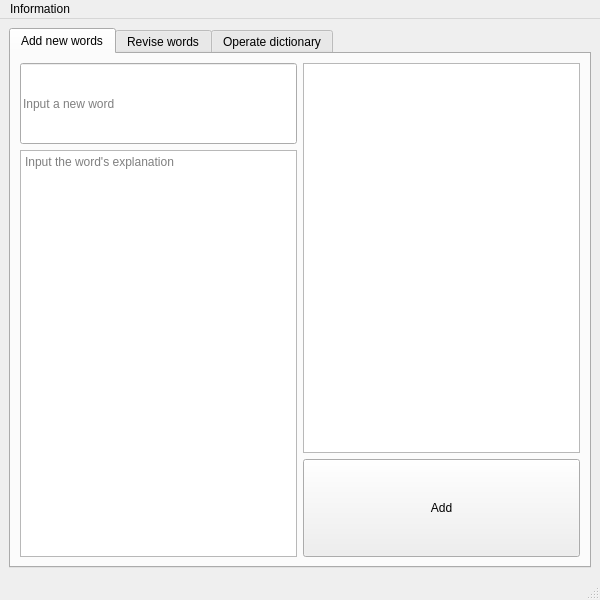
<?xml version="1.0" encoding="UTF-8"?>
<ui version="4.0">
 <class>MainWindow</class>
 <widget class="QMainWindow" name="MainWindow">
  <property name="enabled">
   <bool>true</bool>
  </property>
  <property name="geometry">
   <rect>
    <x>0</x>
    <y>0</y>
    <width>600</width>
    <height>600</height>
   </rect>
  </property>
  <property name="minimumSize">
   <size>
    <width>600</width>
    <height>600</height>
   </size>
  </property>
  <property name="maximumSize">
   <size>
    <width>600</width>
    <height>600</height>
   </size>
  </property>
  <property name="windowTitle">
   <string>WordRevision - Your Best Vocabulary Revision Helper!</string>
  </property>
  <property name="locale">
   <locale language="English" country="UnitedStates"/>
  </property>
  <widget class="QWidget" name="centralwidget">
   <layout class="QHBoxLayout" name="horizontalLayout">
    <item>
     <widget class="QTabWidget" name="tabWidget">
      <property name="sizePolicy">
       <sizepolicy hsizetype="Fixed" vsizetype="Fixed">
        <horstretch>0</horstretch>
        <verstretch>0</verstretch>
       </sizepolicy>
      </property>
      <property name="minimumSize">
       <size>
        <width>582</width>
        <height>540</height>
       </size>
      </property>
      <property name="maximumSize">
       <size>
        <width>582</width>
        <height>540</height>
       </size>
      </property>
      <property name="currentIndex">
       <number>0</number>
      </property>
      <widget class="QWidget" name="tabAddWords">
       <attribute name="title">
        <string>Add new words</string>
       </attribute>
       <layout class="QHBoxLayout" name="horizontalLayout_2">
        <item>
         <layout class="QVBoxLayout" name="verticalLayout_5">
          <item>
           <widget class="QLineEdit" name="lineEdit_Word">
            <property name="sizePolicy">
             <sizepolicy hsizetype="Expanding" vsizetype="Preferred">
              <horstretch>0</horstretch>
              <verstretch>1</verstretch>
             </sizepolicy>
            </property>
            <property name="locale">
             <locale language="English" country="UnitedStates"/>
            </property>
            <property name="placeholderText">
             <string>Input a new word</string>
            </property>
           </widget>
          </item>
          <item>
           <widget class="QPlainTextEdit" name="plainTextEdit_Explanation">
            <property name="sizePolicy">
             <sizepolicy hsizetype="Expanding" vsizetype="Preferred">
              <horstretch>0</horstretch>
              <verstretch>5</verstretch>
             </sizepolicy>
            </property>
            <property name="locale">
             <locale language="English" country="UnitedStates"/>
            </property>
            <property name="placeholderText">
             <string>Input the word's explanation</string>
            </property>
           </widget>
          </item>
         </layout>
        </item>
        <item>
         <layout class="QVBoxLayout" name="verticalLayout">
          <item>
           <widget class="QTextBrowser" name="textBrowserInformationDisplay">
            <property name="sizePolicy">
             <sizepolicy hsizetype="Expanding" vsizetype="Preferred">
              <horstretch>0</horstretch>
              <verstretch>4</verstretch>
             </sizepolicy>
            </property>
            <property name="html">
             <string>&lt;!DOCTYPE HTML PUBLIC &quot;-//W3C//DTD HTML 4.0//EN&quot; &quot;http://www.w3.org/TR/REC-html40/strict.dtd&quot;&gt;
&lt;html&gt;&lt;head&gt;&lt;meta name=&quot;qrichtext&quot; content=&quot;1&quot; /&gt;&lt;meta charset=&quot;utf-8&quot; /&gt;&lt;style type=&quot;text/css&quot;&gt;
p, li { white-space: pre-wrap; }
hr { height: 1px; border-width: 0; }
li.unchecked::marker { content: &quot;\2610&quot;; }
li.checked::marker { content: &quot;\2612&quot;; }
&lt;/style&gt;&lt;/head&gt;&lt;body style=&quot; font-family:'Microsoft YaHei UI'; font-size:9pt; font-weight:400; font-style:normal;&quot;&gt;
&lt;p style=&quot;-qt-paragraph-type:empty; margin-top:0px; margin-bottom:0px; margin-left:0px; margin-right:0px; -qt-block-indent:0; text-indent:0px;&quot;&gt;&lt;br /&gt;&lt;/p&gt;&lt;/body&gt;&lt;/html&gt;</string>
            </property>
           </widget>
          </item>
          <item>
           <widget class="QPushButton" name="pushButton_Add">
            <property name="sizePolicy">
             <sizepolicy hsizetype="Minimum" vsizetype="Preferred">
              <horstretch>0</horstretch>
              <verstretch>1</verstretch>
             </sizepolicy>
            </property>
            <property name="text">
             <string>Add</string>
            </property>
           </widget>
          </item>
         </layout>
        </item>
       </layout>
      </widget>
      <widget class="QWidget" name="tabReviseWords">
       <attribute name="title">
        <string>Revise words</string>
       </attribute>
       <layout class="QVBoxLayout" name="verticalLayout_4">
        <item>
         <layout class="QHBoxLayout" name="horizontalLayout_Graph">
          <item>
           <layout class="QVBoxLayout" name="verticalLayout_2">
            <item>
             <widget class="QPushButton" name="pushButton_Refrash">
              <property name="sizePolicy">
               <sizepolicy hsizetype="Fixed" vsizetype="Preferred">
                <horstretch>1</horstretch>
                <verstretch>1</verstretch>
               </sizepolicy>
              </property>
              <property name="minimumSize">
               <size>
                <width>150</width>
                <height>0</height>
               </size>
              </property>
              <property name="text">
               <string>Refresh</string>
              </property>
             </widget>
            </item>
            <item>
             <widget class="QTextBrowser" name="textBrowser_LearningInformation">
              <property name="sizePolicy">
               <sizepolicy hsizetype="Fixed" vsizetype="Expanding">
                <horstretch>1</horstretch>
                <verstretch>9</verstretch>
               </sizepolicy>
              </property>
              <property name="minimumSize">
               <size>
                <width>150</width>
                <height>0</height>
               </size>
              </property>
              <property name="maximumSize">
               <size>
                <width>150</width>
                <height>16777215</height>
               </size>
              </property>
              <property name="font">
               <font>
                <pointsize>16</pointsize>
               </font>
              </property>
              <property name="frameShape">
               <enum>QFrame::Panel</enum>
              </property>
              <property name="lineWidth">
               <number>0</number>
              </property>
             </widget>
            </item>
           </layout>
          </item>
         </layout>
        </item>
        <item>
         <layout class="QHBoxLayout" name="horizontalLayout_4">
          <item>
           <widget class="QPushButton" name="pushButton_ReviseFormer">
            <property name="sizePolicy">
             <sizepolicy hsizetype="Fixed" vsizetype="Fixed">
              <horstretch>0</horstretch>
              <verstretch>0</verstretch>
             </sizepolicy>
            </property>
            <property name="minimumSize">
             <size>
              <width>274</width>
              <height>95</height>
             </size>
            </property>
            <property name="maximumSize">
             <size>
              <width>274</width>
              <height>95</height>
             </size>
            </property>
            <property name="text">
             <string>Revise Former Words</string>
            </property>
           </widget>
          </item>
          <item>
           <widget class="QPushButton" name="pushButton_ReviseToday">
            <property name="minimumSize">
             <size>
              <width>274</width>
              <height>95</height>
             </size>
            </property>
            <property name="maximumSize">
             <size>
              <width>274</width>
              <height>95</height>
             </size>
            </property>
            <property name="text">
             <string>Revise Today's Words</string>
            </property>
           </widget>
          </item>
         </layout>
        </item>
       </layout>
      </widget>
      <widget class="QWidget" name="tabOperateDictionary">
       <attribute name="title">
        <string>Operate dictionary</string>
       </attribute>
       <layout class="QHBoxLayout" name="horizontalLayout_3">
        <item>
         <widget class="QTextBrowser" name="textBrowser_DisplayDialogs"/>
        </item>
        <item>
         <layout class="QVBoxLayout" name="verticalLayout_3">
          <item>
           <widget class="QLineEdit" name="lineEdit_InputOperations">
            <property name="sizePolicy">
             <sizepolicy hsizetype="Expanding" vsizetype="Preferred">
              <horstretch>0</horstretch>
              <verstretch>1</verstretch>
             </sizepolicy>
            </property>
            <property name="locale">
             <locale language="English" country="UnitedStates"/>
            </property>
            <property name="placeholderText">
             <string>Input operation</string>
            </property>
           </widget>
          </item>
          <item>
           <widget class="QPlainTextEdit" name="plainTextEdit_Input">
            <property name="sizePolicy">
             <sizepolicy hsizetype="Expanding" vsizetype="Preferred">
              <horstretch>0</horstretch>
              <verstretch>3</verstretch>
             </sizepolicy>
            </property>
            <property name="locale">
             <locale language="English" country="UnitedStates"/>
            </property>
            <property name="placeholderText">
             <string>Input updated information</string>
            </property>
           </widget>
          </item>
          <item>
           <widget class="QTextBrowser" name="textBrowser_DisplayOperations">
            <property name="sizePolicy">
             <sizepolicy hsizetype="Expanding" vsizetype="Preferred">
              <horstretch>0</horstretch>
              <verstretch>4</verstretch>
             </sizepolicy>
            </property>
            <property name="html">
             <string>&lt;!DOCTYPE HTML PUBLIC &quot;-//W3C//DTD HTML 4.0//EN&quot; &quot;http://www.w3.org/TR/REC-html40/strict.dtd&quot;&gt;
&lt;html&gt;&lt;head&gt;&lt;meta name=&quot;qrichtext&quot; content=&quot;1&quot; /&gt;&lt;meta charset=&quot;utf-8&quot; /&gt;&lt;style type=&quot;text/css&quot;&gt;
p, li { white-space: pre-wrap; }
hr { height: 1px; border-width: 0; }
li.unchecked::marker { content: &quot;\2610&quot;; }
li.checked::marker { content: &quot;\2612&quot;; }
&lt;/style&gt;&lt;/head&gt;&lt;body style=&quot; font-family:'Microsoft YaHei UI'; font-size:9pt; font-weight:400; font-style:normal;&quot;&gt;
&lt;p style=&quot; margin-top:0px; margin-bottom:0px; margin-left:0px; margin-right:0px; -qt-block-indent:0; text-indent:0px;&quot;&gt;&lt;span style=&quot; font-size:12pt; font-weight:700;&quot;&gt;Operations：&lt;/span&gt;&lt;/p&gt;
&lt;p style=&quot; margin-top:0px; margin-bottom:0px; margin-left:0px; margin-right:0px; -qt-block-indent:0; text-indent:0px;&quot;&gt;&lt;span style=&quot; font-size:12pt;&quot;&gt;SELECT ALL&lt;/span&gt;&lt;/p&gt;
&lt;p style=&quot; margin-top:0px; margin-bottom:0px; margin-left:0px; margin-right:0px; -qt-block-indent:0; text-indent:0px;&quot;&gt;&lt;span style=&quot; font-size:12pt;&quot;&gt;SELECT INFO&lt;/span&gt;&lt;/p&gt;
&lt;p style=&quot; margin-top:0px; margin-bottom:0px; margin-left:0px; margin-right:0px; -qt-block-indent:0; text-indent:0px;&quot;&gt;&lt;span style=&quot; font-size:12pt;&quot;&gt;SELECT &amp;lt;word&amp;gt;&lt;/span&gt;&lt;/p&gt;
&lt;p style=&quot; margin-top:0px; margin-bottom:0px; margin-left:0px; margin-right:0px; -qt-block-indent:0; text-indent:0px;&quot;&gt;&lt;span style=&quot; font-size:12pt;&quot;&gt;DROP &amp;lt;word&amp;gt;&lt;/span&gt;&lt;/p&gt;
&lt;p style=&quot; margin-top:0px; margin-bottom:0px; margin-left:0px; margin-right:0px; -qt-block-indent:0; text-indent:0px;&quot;&gt;&lt;span style=&quot; font-size:12pt;&quot;&gt;UPDATE &amp;lt;word&amp;gt; &lt;/span&gt;&lt;/p&gt;
&lt;p style=&quot; margin-top:0px; margin-bottom:0px; margin-left:0px; margin-right:0px; -qt-block-indent:0; text-indent:0px;&quot;&gt;&lt;span style=&quot; font-size:12pt;&quot;&gt;UPDATE BEGINDATE (in 'yyyy-MM-dd')&lt;/span&gt;&lt;/p&gt;&lt;/body&gt;&lt;/html&gt;</string>
            </property>
           </widget>
          </item>
          <item>
           <widget class="QPushButton" name="pushButton_Operate">
            <property name="sizePolicy">
             <sizepolicy hsizetype="Minimum" vsizetype="Preferred">
              <horstretch>0</horstretch>
              <verstretch>2</verstretch>
             </sizepolicy>
            </property>
            <property name="text">
             <string>Operate</string>
            </property>
           </widget>
          </item>
         </layout>
        </item>
       </layout>
      </widget>
     </widget>
    </item>
   </layout>
  </widget>
  <widget class="QMenuBar" name="menubar">
   <property name="geometry">
    <rect>
     <x>0</x>
     <y>0</y>
     <width>600</width>
     <height>22</height>
    </rect>
   </property>
   <property name="nativeMenuBar">
    <bool>true</bool>
   </property>
   <widget class="QMenu" name="menuInfor">
    <property name="title">
     <string>Information</string>
    </property>
    <addaction name="actionDeveloper"/>
    <addaction name="actionReadme"/>
   </widget>
   <addaction name="menuInfor"/>
  </widget>
  <widget class="QStatusBar" name="statusbar"/>
  <action name="actionDeveloper">
   <property name="text">
    <string>Developer</string>
   </property>
  </action>
  <action name="actionReadme">
   <property name="text">
    <string>Readme</string>
   </property>
  </action>
 </widget>
 <resources/>
 <connections/>
</ui>
